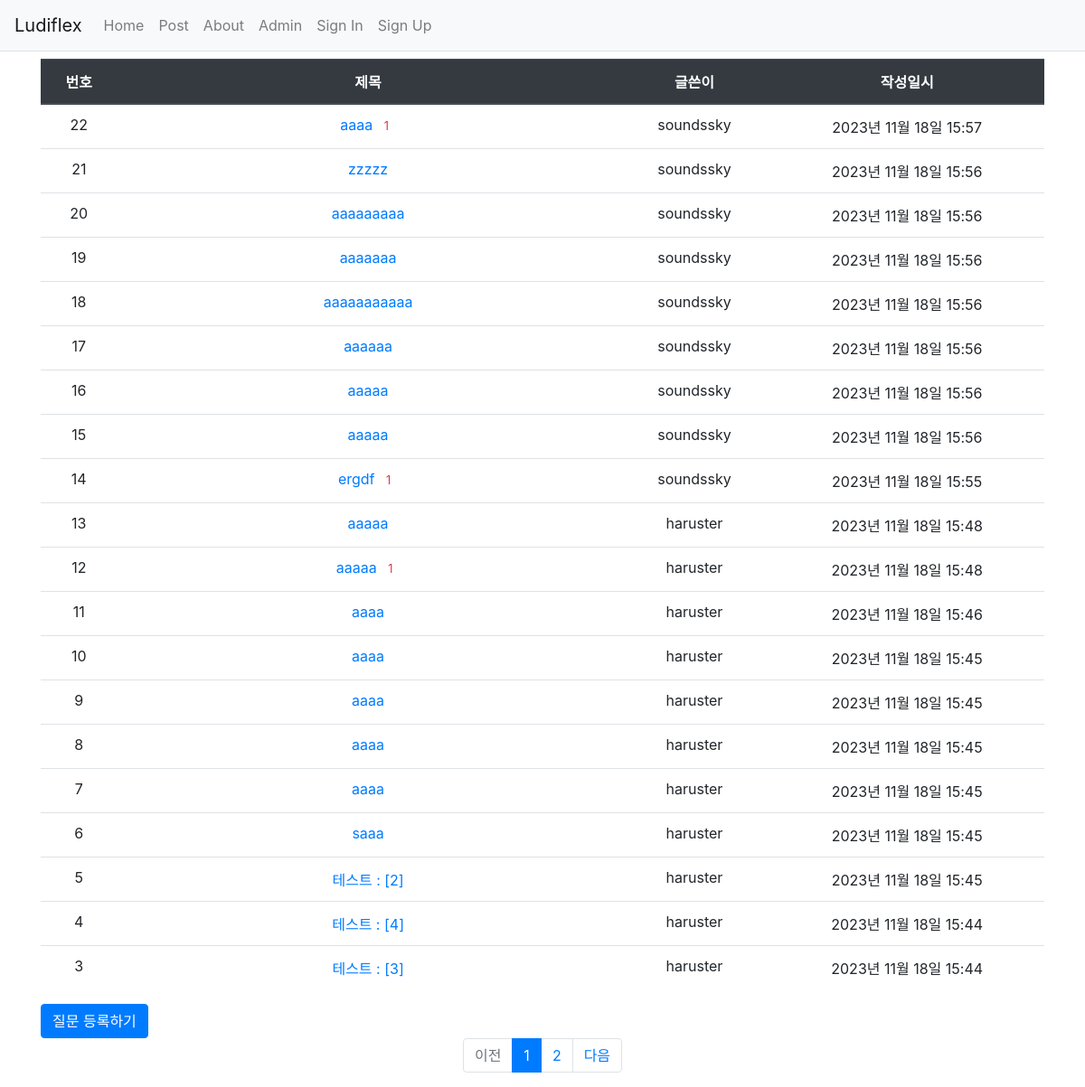
/question/post/, run on the app's committed database.
### src/models.py (models this page shows)
class Question(db.Model): # 질문 모델
    id = db.Column(db.Integer, primary_key=True)
    subject = db.Column(db.String(200), nullable=False)
    content = db.Column(db.Text(), nullable=False)
    create_date = db.Column(db.DateTime(), nullable=False)
    voter = db.relationship('User', secondary=question_voter, backref=db.backref('question_voter_set'))
    user_id = db.Column(db.Integer, db.ForeignKey('user.id', ondelete='CASCADE'), nullable=False)
    user = db.relationship('User', backref=db.backref('question_set'))
    modify_date = db.Column(db.DateTime(), nullable=True)

class User(db.Model):
    id = db.Column(db.Integer, primary_key=True)
    username = db.Column(db.String(150), unique=True, nullable=False)
    password = db.Column(db.String(200), nullable=False)
    email = db.Column(db.String(120), unique=True, nullable=False)

### views/question_views.py (the view)
@bp.route('/post/')
def post():
    page = request.args.get('page', type=int, default=1)  # 페이지
    question_list = Question.query.order_by(Question.create_date.desc())
    question_list = question_list.paginate(page=page, per_page=20)
    return render_template('question/question_list.html', question_list=question_list)

### src/filter.py (called while the page is built)
def format_datetime(value, fmt='%Y년 %m월 %d일 %H:%M'):
    return value.strftime(fmt)

### views/auth_views.py (called while the page is built)
@bp.before_app_request
def load_logged_in_user():
    user_id = session.get('user_id')
    if user_id is None:
        g.user = None
    else:
        g.user = User.query.get(user_id)

### templates/question/question_list.html (shortened to what this page needs)
<link rel="stylesheet" href="{{ url_for('static', filename='css/bootstrap.min.css') }}">
{% extends 'base.html' %}
{% block content %}
<div class="container my-2">
    <table class="table">
        <thead>
            <tr class="text-center thead-dark">
                <th>번호</th>
                <th style="width:50%">제목</th>
                <th>글쓴이</th>
                <th>작성일시</th>
            </tr>
        </thead>
        <tbody>
            {% if question_list %}
            {% for question in question_list.items %}
            <tr class="text-center">
                <td>{{ question_list.total - ((question_list.page-1) * question_list.per_page) - loop.index0 }}</td>
                <td class="text-start">
                    <a href="{{ url_for('question.detail', question_id=question.id) }}">{{ question.subject }}</a>
                    {% if question.answer_set|length > 0 %}
                    <span class="text-danger small mx-2">{{ question.answer_set|length }}</span>
                    {% endif %}
                </td>
                <td>{{ question.user.username }}</td>
                <td>{{ question.create_date|datetime }}</td>
            </tr>
            {% endfor %}
            {% else %}
            <tr>
                {% endif %}
        </tbody>
    </table>
    <a href="{{ url_for('question.create') }}" class="btn btn-primary">질문 등록하기</a>
    <ul class="pagination justify-content-center">
        {% if question_list.has_prev %}
        <li class="page-item">
            <a class="page-link" href="?page={{ question_list.prev_num }}">이전</a>
        </li>
        {% else %}
        <li class="page-item disabled">
            <a class="page-link" tabindex="-1" aria-disabled="true" href="javascript:void(0)">이전</a>
        </li>
        {% endif %}
        {% for page_num in question_list.iter_pages() %}
        {% if page_num %}
        {% if page_num != question_list.page %}
        <li class="page-item">
            <a class="page-link" href="?page={{ page_num }}">{{ page_num }}</a>
        </li>
        {% else %}
        <li class="page-item active" aria-current="page">
            <a class="page-link" href="javascript:void(0)">{{ page_num }}</a>
        </li>
        {% endif %}
        {% else %}
        <li class="disabled">
            <a class="page-link" href="javascript:void(0)">...</a>
        </li>
        {% endif %}
        {% endfor %}
        {% if question_list.has_next %}
        <li class="page-item">
            <a class="page-link" href="?page={{ question_list.next_num }}">다음</a>
        </li>
        {% else %}
        <li class="page-item disabled">
            <a class="page-link" tabindex="-1" aria-disabled="true" href="javascript:void(0)">다음</a>
        </li>
        {% endif %}
    </ul>
</div>
{% endblock %}

### data on the page
Question: total "22", subject "aaaa", answer_set|length "1", user.username "soundssky", create_date "2023년 11월 18일 15:57"
Question: total "21", subject "zzzzz", user.username "soundssky", create_date "2023년 11월 18일 15:56"
Question: total "20", subject "aaaaaaaaa", user.username "soundssky", create_date "2023년 11월 18일 15:56"
Question: total "19", subject "aaaaaaa", user.username "soundssky", create_date "2023년 11월 18일 15:56"
Question: total "18", subject "aaaaaaaaaaa", user.username "soundssky", create_date "2023년 11월 18일 15:56"
Question: total "17", subject "aaaaaa", user.username "soundssky", create_date "2023년 11월 18일 15:56"
Question: total "16", subject "aaaaa", user.username "soundssky", create_date "2023년 11월 18일 15:56"
Question: total "15", subject "aaaaa", user.username "soundssky", create_date "2023년 11월 18일 15:56"
Question: total "14", subject "ergdf", answer_set|length "1", user.username "soundssky", create_date "2023년 11월 18일 15:55"
Question: total "13", subject "aaaaa", user.username "haruster", create_date "2023년 11월 18일 15:48"
Question: total "12", subject "aaaaa", answer_set|length "1", user.username "haruster", create_date "2023년 11월 18일 15:48"
Question: total "11", subject "aaaa", user.username "haruster", create_date "2023년 11월 18일 15:46"
Question: total "10", subject "aaaa", user.username "haruster", create_date "2023년 11월 18일 15:45"
Question: total "9", subject "aaaa", user.username "haruster", create_date "2023년 11월 18일 15:45"
Question: total "8", subject "aaaa", user.username "haruster", create_date "2023년 11월 18일 15:45"
Question: total "7", subject "aaaa", user.username "haruster", create_date "2023년 11월 18일 15:45"
Question: total "6", subject "saaa", user.username "haruster", create_date "2023년 11월 18일 15:45"
Question: total "5", subject "테스트 : [2]", user.username "haruster", create_date "2023년 11월 18일 15:45"
Question: id "4", subject "테스트 : [4]", user.username "haruster", create_date "2023년 11월 18일 15:44"
Question: id "3", subject "테스트 : [3]", user.username "haruster", create_date "2023년 11월 18일 15:44"

### other printed values
{{ page_num }} "1"
{{ page_num }} "2"
